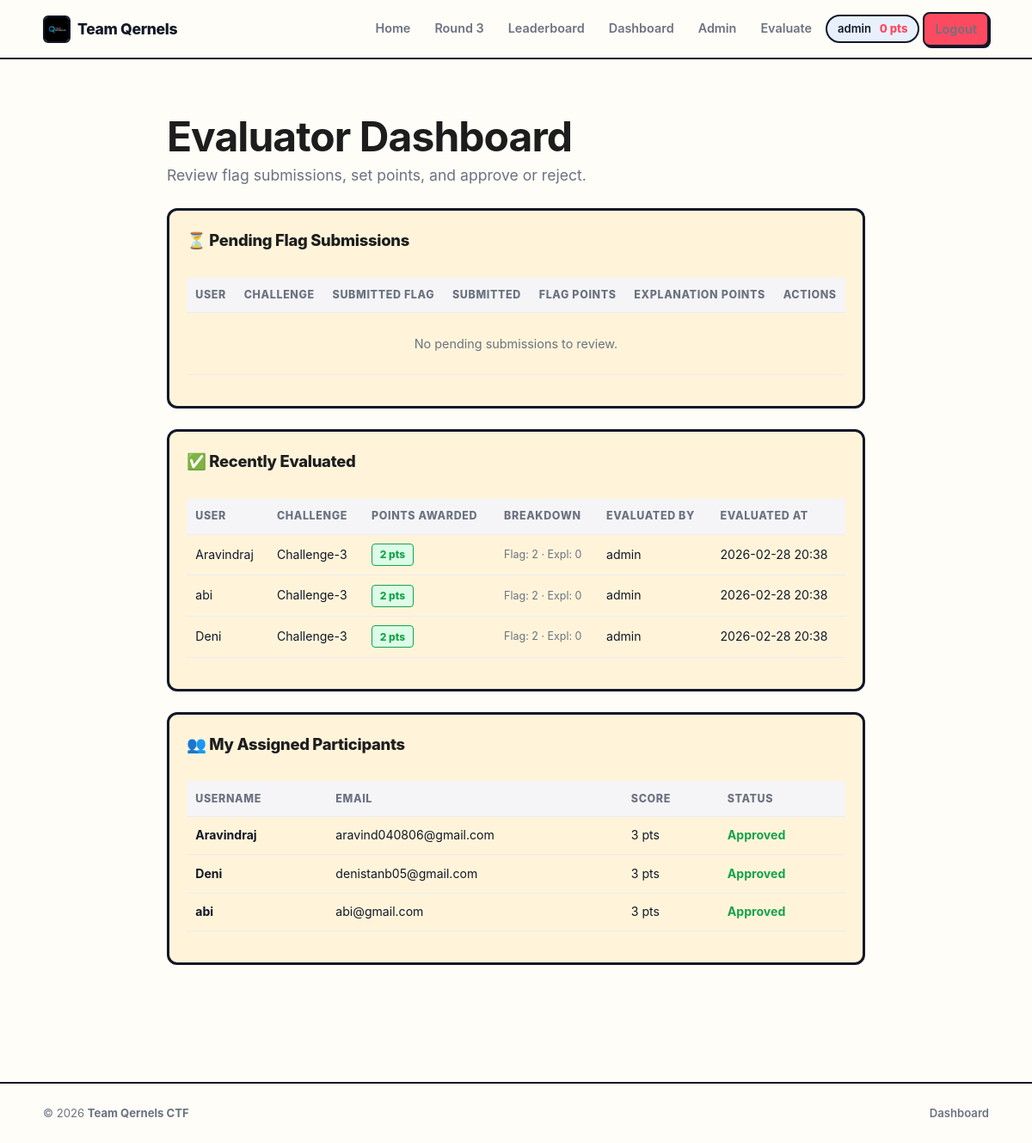
The app's page /evaluator/dashboard (signed in), older data.
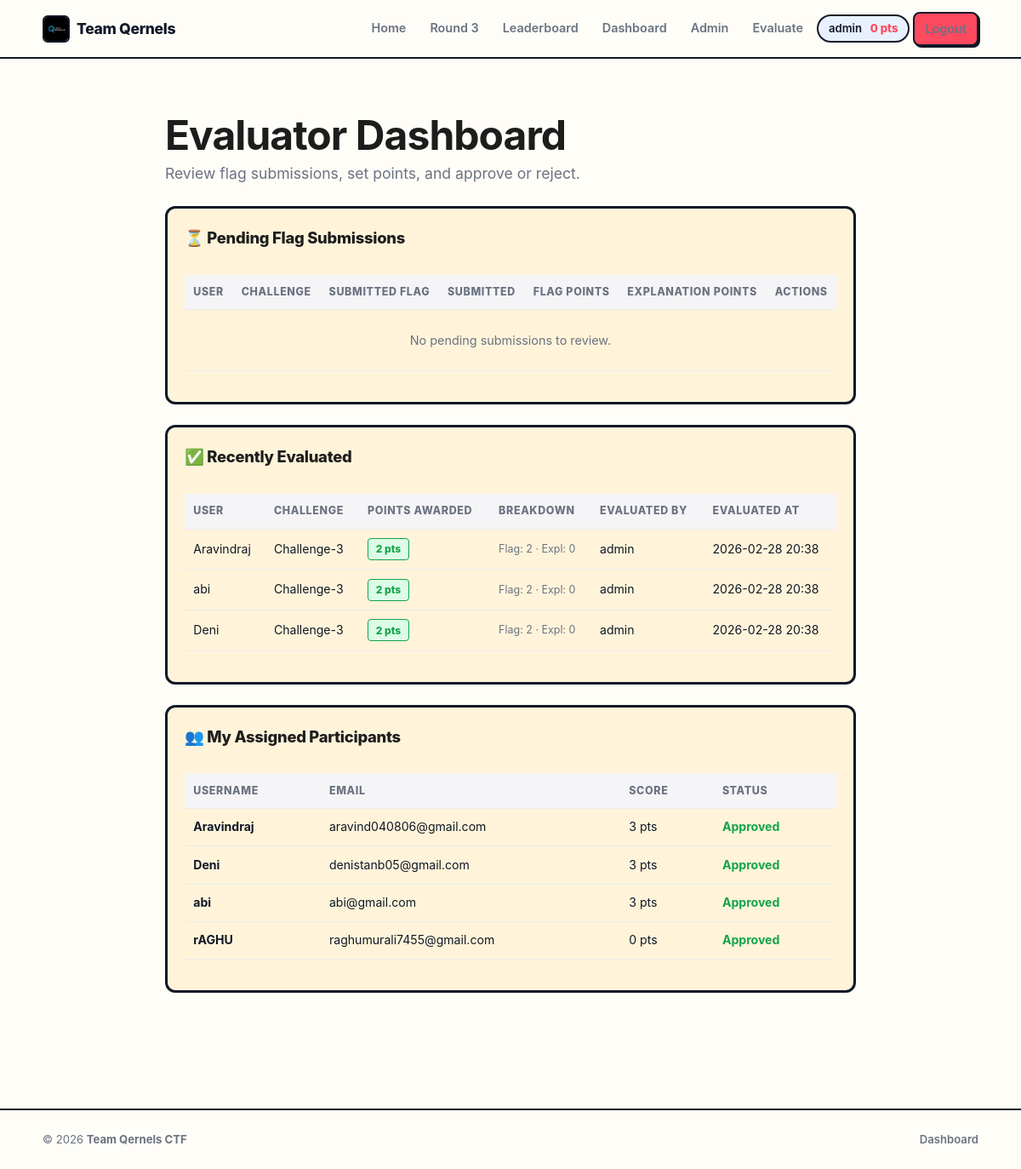
The same page, newer data.
### models.py (models this page shows, shortened)
class User(Base):
    __tablename__ = "users"
    id = Column(Integer, primary_key=True)
    username = Column(String(255), unique=True, nullable=False, index=True)
    email = Column(String(255), unique=True, nullable=False, index=True)
    password_hash = Column(String(255), nullable=False)
    created_at = Column(DateTime, default=datetime.utcnow)
    last_login = Column(DateTime)
    total_points = Column(Integer, default=0)
    is_admin = Column(Boolean, default=False)
    is_evaluator = Column(Boolean, default=False)
    is_approved = Column(Boolean, default=False)
    is_leaderboard_public = Column(Boolean, default=False)
    event_active = Column(Boolean, default=False)
    assigned_evaluator_id = Column(Integer, ForeignKey("users.id"), nullable=True)
    assigned_evaluator_rel = relationship(
        "User",
        foreign_keys=[assigned_evaluator_id],
        remote_side="User.id",
        backref="assigned_participants",
    )
    is_authenticated = True
    submissions = relationship(
        "Submission", backref="user", lazy=True,
        cascade="all, delete-orphan", foreign_keys="Submission.user_id",
    )
    scores = relationship(
        "Score", foreign_keys="Score.user_id", backref="user",
        lazy=True, cascade="all, delete-orphan",
    )
    approved_scores = relationship(
        "Score", foreign_keys="Score.approved_by",
        backref="approved_by_user", lazy=True,
    )

class Score(Base):
    __tablename__ = "scores"
    id = Column(Integer, primary_key=True)
    user_id = Column(Integer, ForeignKey("users.id"), nullable=False)
    challenge_id = Column(Integer, ForeignKey("challenges.id"), nullable=False)
    flag_id = Column(Integer, ForeignKey("flags.id"), nullable=False)
    points = Column(Integer, nullable=False)
    flag_points = Column(Integer, default=0)
    explanation_points = Column(Integer, default=0)
    is_approved = Column(Boolean, default=False)
    approved_by = Column(Integer, ForeignKey("users.id"), nullable=True)
    awarded_at = Column(DateTime, default=datetime.utcnow)
    approved_at = Column(DateTime, nullable=True)
    leaderboard_visible = Column(Boolean, default=False)
    __table_args__ = (UniqueConstraint("user_id", "flag_id", name="user_flag_unique"),)

class Challenge(Base):
    __tablename__ = "challenges"
    id = Column(Integer, primary_key=True)
    title = Column(String(255), nullable=False)
    description = Column(Text, nullable=False)
    category = Column(String(100))
    difficulty = Column(String(50))
    total_points = Column(Integer, default=100)
    source_file_path = Column(String(255))
    order_position = Column(Integer, default=0)
    is_revealed = Column(Boolean, default=False)
    created_at = Column(DateTime, default=datetime.utcnow)
    flags = relationship("Flag", backref="challenge", lazy=True, cascade="all, delete-orphan")
    submissions = relationship("Submission", backref="challenge", lazy=True, cascade="all, delete-orphan")
    scores = relationship("Score", backref="challenge", lazy=True, cascade="all, delete-orphan")

### routes/evaluator.py (the view)
@router.get("/dashboard", name="evaluator.dashboard")
def dashboard(request: Request):
    redirect = _require_evaluator(request)
    if redirect:
        return redirect
    db = request.state.db
    user = request.state.user
    from challenge_catalog import get_catalog_by_order
    catalog = get_catalog_by_order()
    all_pending = db.query(Score).filter_by(is_approved=False).order_by(Score.awarded_at.desc()).all()
    pending_rows = []
    for score in all_pending:
        if not user.is_admin:
            participant = db.query(User).get(score.user_id)
            if not participant or participant.assigned_evaluator_id != user.id:
                continue
        latest = _latest_correct_submission(db, score)
        challenge = db.query(Challenge).get(score.challenge_id)
        cfg = catalog.get(challenge.order_position, {}) if challenge else {}
        pending_rows.append({
            "score": score,
            "latest_flag_value": latest.submitted_flag if latest else "",
            "submitted_at": latest.submitted_at if latest else score.awarded_at,
            "max_points": challenge.total_points if challenge else 0,
            "flag_points_max": cfg.get("flag_points_max", 0),
            "explanation_points_max": cfg.get("explanation_points_max", 0),
        })
    recent_approved = (
        db.query(Score).filter_by(is_approved=True, approved_by=user.id)
        .order_by(Score.approved_at.desc()).limit(20).all()
    )
    if user.is_admin:
        assigned_participants = db.query(User).filter(
            User.is_admin == False, User.is_evaluator == False
        ).order_by(User.username).all()
    else:
        assigned_participants = db.query(User).filter_by(
            assigned_evaluator_id=user.id
        ).order_by(User.username).all()
    return render(
        "evaluator_dashboard.html",
        request,
        pending_rows=pending_rows,
        recent_approved=recent_approved,
        assigned_participants=assigned_participants,
    )

### templates/evaluator_dashboard.html (shortened to what this page needs)
{% extends "base.html" %}
{% block content %}
<h1 style="margin-bottom:0.25rem;">Evaluator Dashboard</h1>
<p style="color:var(--text-muted); margin-bottom:1.5rem;">Review flag submissions, set points, and approve or reject.</p>
<div class="section">
    <h2>&#9203; Pending Flag Submissions</h2>
    <div class="table-wrap">
        <table>
            <thead>
                <tr>
                    <th>User</th>
                    <th>Challenge</th>
                    <th>Submitted Flag</th>
                    <th>Submitted</th>
                    <th>Flag Points</th>
                    <th>Explanation Points</th>
                    <th>Actions</th>
                </tr>
            </thead>
            <tbody>
                {% if pending_rows %}
                    {% for row in pending_rows %}
                    <tr>
                        <td><strong>{{ row.score.user.username }}</strong></td>
                        <td>{{ row.score.challenge.title }}</td>
                        <td><code style="background:var(--bg-input); padding:0.15rem 0.4rem; border-radius:4px;">{{ row.latest_flag_value }}</code></td>
                        <td>{{ row.submitted_at.strftime('%Y-%m-%d %H:%M') if row.submitted_at else '-' }}</td>
                        <td>
                            <div style="display:flex; align-items:center; gap:0.3rem;">
                                <input type="number" name="flag_points" form="approve-{{ row.score.id }}" class="pts-input" min="0" max="{{ row.flag_points_max }}" value="{{ row.flag_points_max }}" required>
                                <span class="pts-max">/ {{ row.flag_points_max }}</span>
                            </div>
                        </td>
                        <td>
                            <div style="display:flex; align-items:center; gap:0.3rem;">
                                <input type="number" name="explanation_points" form="approve-{{ row.score.id }}" class="pts-input" min="0" max="{{ row.explanation_points_max }}" value="0" required>
                                <span class="pts-max">/ {{ row.explanation_points_max }}</span>
                            </div>
                        </td>
                        <td>
                            <div class="actions">
                                <form method="POST" id="approve-{{ row.score.id }}" class="inline-form" action="{{ url_for('evaluator.approve_score', score_id=row.score.id) }}">
                                    <button type="submit" class="btn btn-success" style="padding:0.4rem 0.7rem; font-size:0.82rem;">Approve</button>
                                </form>
                                <form method="POST" class="inline-form" action="{{ url_for('evaluator.reject_score', score_id=row.score.id) }}">
                                    <button type="submit" class="btn btn-danger" style="padding:0.4rem 0.7rem; font-size:0.82rem;">Reject</button>
                                </form>
                            </div>
                        </td>
                    </tr>
                    {% endfor %}
                {% else %}
                    <tr><td colspan="7" class="empty-msg">No pending submissions to review.</td></tr>
                {% endif %}
            </tbody>
        </table>
    </div>
</div>
<div class="section">
    <h2>&#9989; Recently Evaluated</h2>
    <div class="table-wrap">
        <table>
            <thead>
                <tr>
                    <th>User</th>
                    <th>Challenge</th>
                    <th>Points Awarded</th>
                    <th>Breakdown</th>
                    <th>Evaluated By</th>
                    <th>Evaluated At</th>
                </tr>
            </thead>
            <tbody>
                {% if recent_approved %}
                    {% for score in recent_approved %}
                    <tr>
                        <td>{{ score.user.username }}</td>
                        <td>{{ score.challenge.title }}</td>
                        <td><span class="badge-approved">{{ score.points }} pts</span></td>
                        <td style="font-size:0.78rem; color:var(--text-muted);">Flag: {{ score.flag_points or 0 }} &middot; Expl: {{ score.explanation_points or 0 }}</td>
                        <td>{{ score.approved_by_user.username if score.approved_by_user else '-' }}</td>
                        <td>{{ score.approved_at.strftime('%Y-%m-%d %H:%M') if score.approved_at else '-' }}</td>
                    </tr>
                    {% endfor %}
                {% else %}
                    <tr><td colspan="6" class="empty-msg">No recent evaluations.</td></tr>
                {% endif %}
            </tbody>
        </table>
    </div>
</div>
<div class="section">
    <h2>&#128101; My Assigned Participants</h2>
    <div class="table-wrap">
        <table>
            <thead>
                <tr>
                    <th>Username</th>
                    <th>Email</th>
                    <th>Score</th>
                    <th>Status</th>
                </tr>
            </thead>
            <tbody>
                {% if assigned_participants %}
                    {% for p in assigned_participants %}
                    <tr>
                        <td><strong>{{ p.username }}</strong></td>
                        <td>{{ p.email }}</td>
                        <td>{{ p.total_points }} pts</td>
                        <td>
                            {% if p.is_approved %}
                                <span style="color:var(--green); font-weight:700;">Approved</span>
                            {% else %}
                                <span style="color:var(--red); font-weight:700;">Pending</span>
                            {% endif %}
                        </td>
                    </tr>
                    {% endfor %}
                {% else %}
                    <tr><td colspan="4" class="empty-msg">No participants assigned to you yet.</td></tr>
                {% endif %}
            </tbody>
        </table>
    </div>
</div>
{% endblock %}

### templates/base.html (shortened to what this page needs)
<!DOCTYPE html>
<html lang="en">
<head>
    <link rel="stylesheet" href="{{ url_for('static', filename='styles.css') }}">
</head>
<body>
    <header>
        <nav>
            <a href="{{ url_for('index') }}" class="logo">
                <img src="{{ url_for('static', filename='team_qernels_logo.jpeg') }}" alt="Team Qernels">
                <span>Team Qernels</span>
            </a>
            <ul class="nav-links">
                <li><a href="{{ url_for('index') }}">Home</a></li>
                {% if current_user.is_authenticated %}
                    {% if current_user.is_admin or (site_config and site_config.active_round == 3) %}
                    <li><a href="{{ url_for('challenges.list_challenges') }}">Round 3</a></li>
                    <li><a href="{{ url_for('challenges.leaderboard') }}">Leaderboard</a></li>
                    {% endif %}
                    <li><a href="{{ url_for('challenges.dashboard') }}">Dashboard</a></li>
                    {% if current_user.is_admin %}
                        <li><a href="{{ url_for('admin.dashboard') }}">Admin</a></li>
                    {% endif %}
                    {% if current_user.is_evaluator or current_user.is_admin %}
                        <li><a href="{{ url_for('evaluator.dashboard') }}">Evaluate</a></li>
                    {% endif %}
                    <li>
                        <span class="nav-user-chip">
                            {{ current_user.username }}&nbsp;<span class="nav-pts">{{ current_user.total_points }} pts</span>
                        </span>
                    </li>
                    <li><a href="{{ url_for('auth.logout') }}" class="btn btn-danger btn-sm">Logout</a></li>
                {% else %}
                    <li><a href="{{ url_for('auth.login') }}">Login</a></li>
                    <li><a href="{{ url_for('auth.register') }}" class="nav-pill btn">Register</a></li>
                {% endif %}
            </ul>
        </nav>
    </header>
    <div class="container">
        <div class="content">
            {% block content %}{% endblock %}
        </div>
    </div>
    <footer>
        <div class="footer-inner">
            <span>&copy; 2026 <strong>Team Qernels CTF</strong></span>
            <div class="footer-links">
                {% if current_user.is_authenticated %}
                <a href="{{ url_for('challenges.dashboard') }}">Dashboard</a>
                {% endif %}
            </div>
        </div>
    </footer>
</body>
</html>

Row changes from the older to the newer data that the page shows:
added User: username "rAGHU", email "raghumurali7455@gmail.com", total_points "0", is_approved "Approved"
